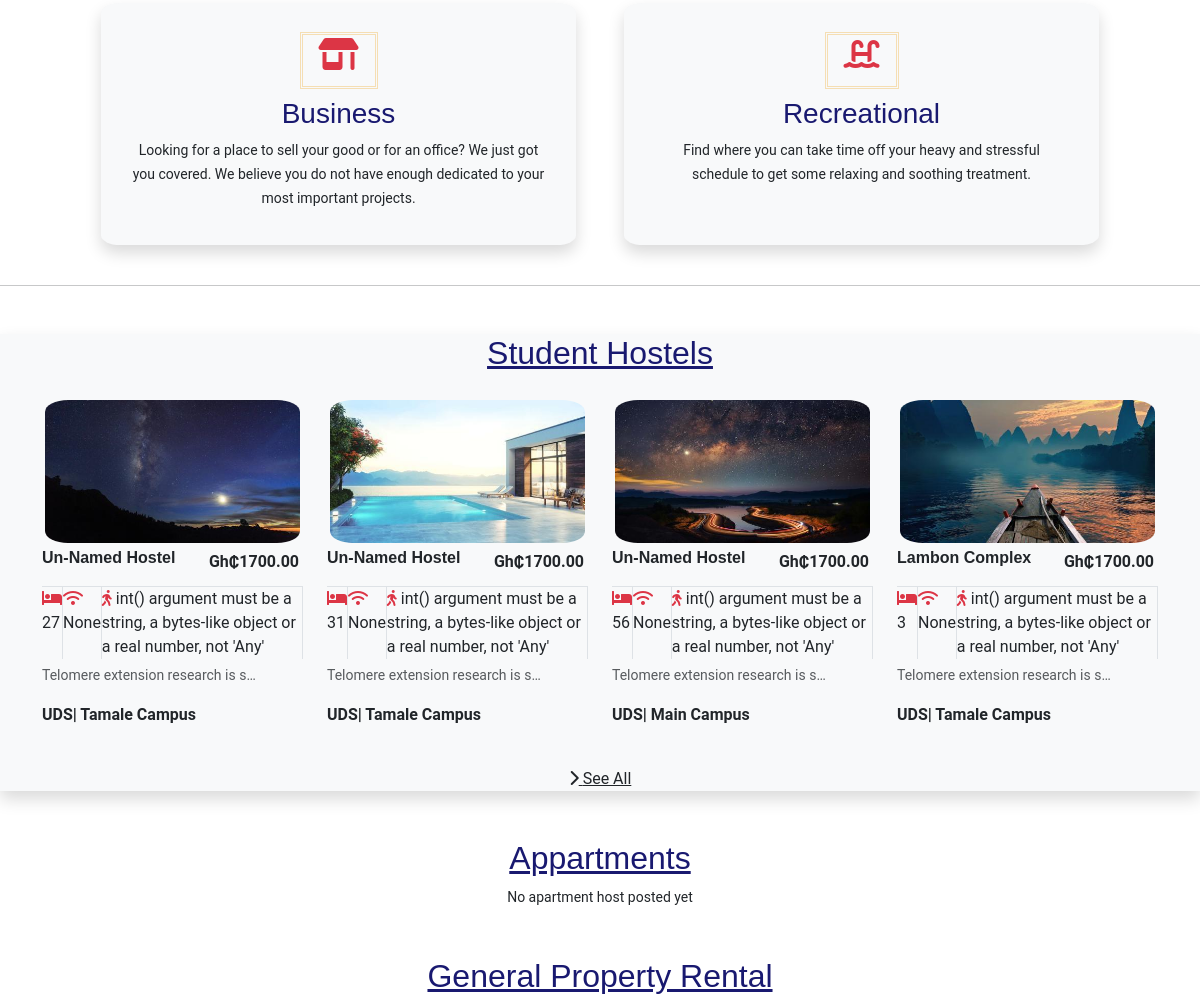
The app's page / (middle part), older data.
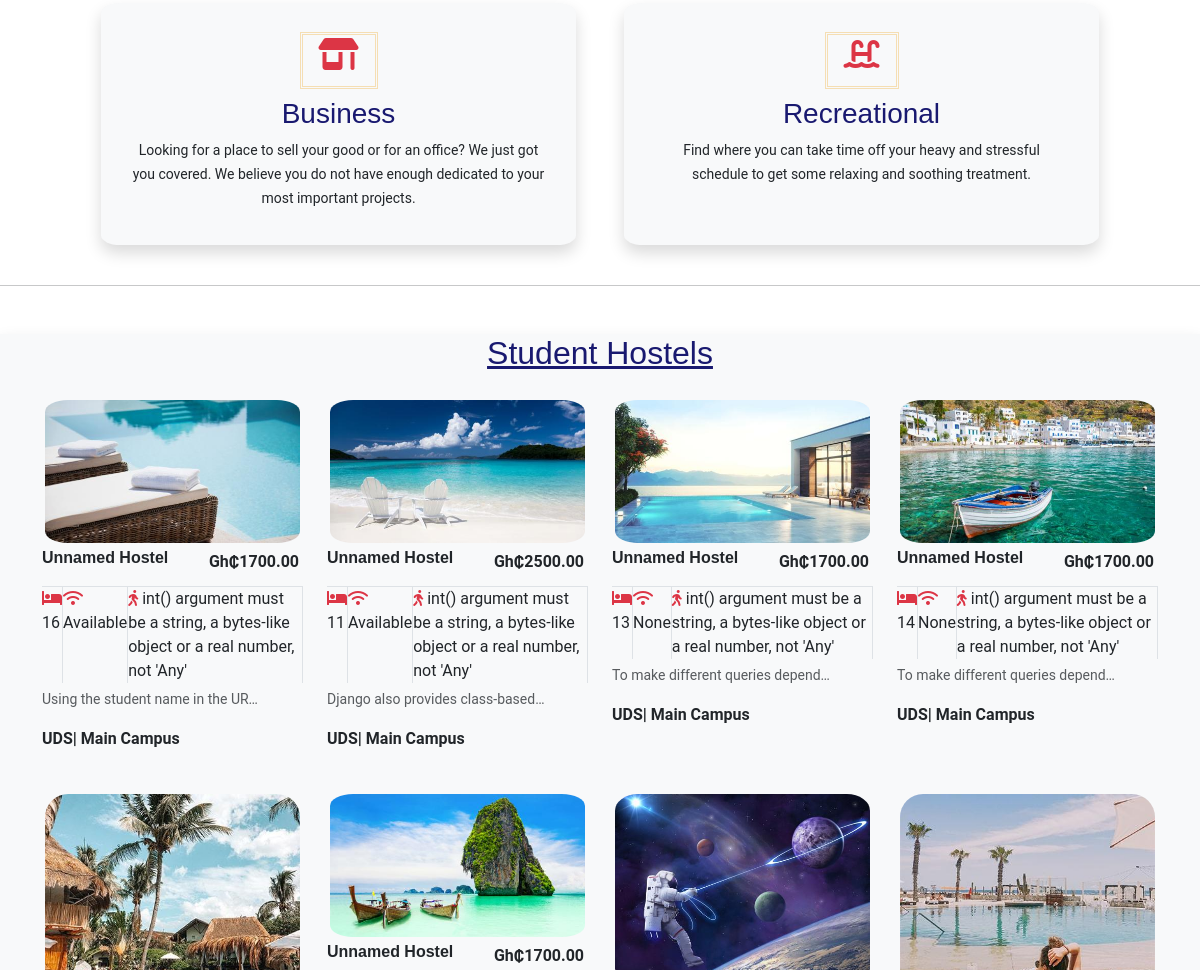
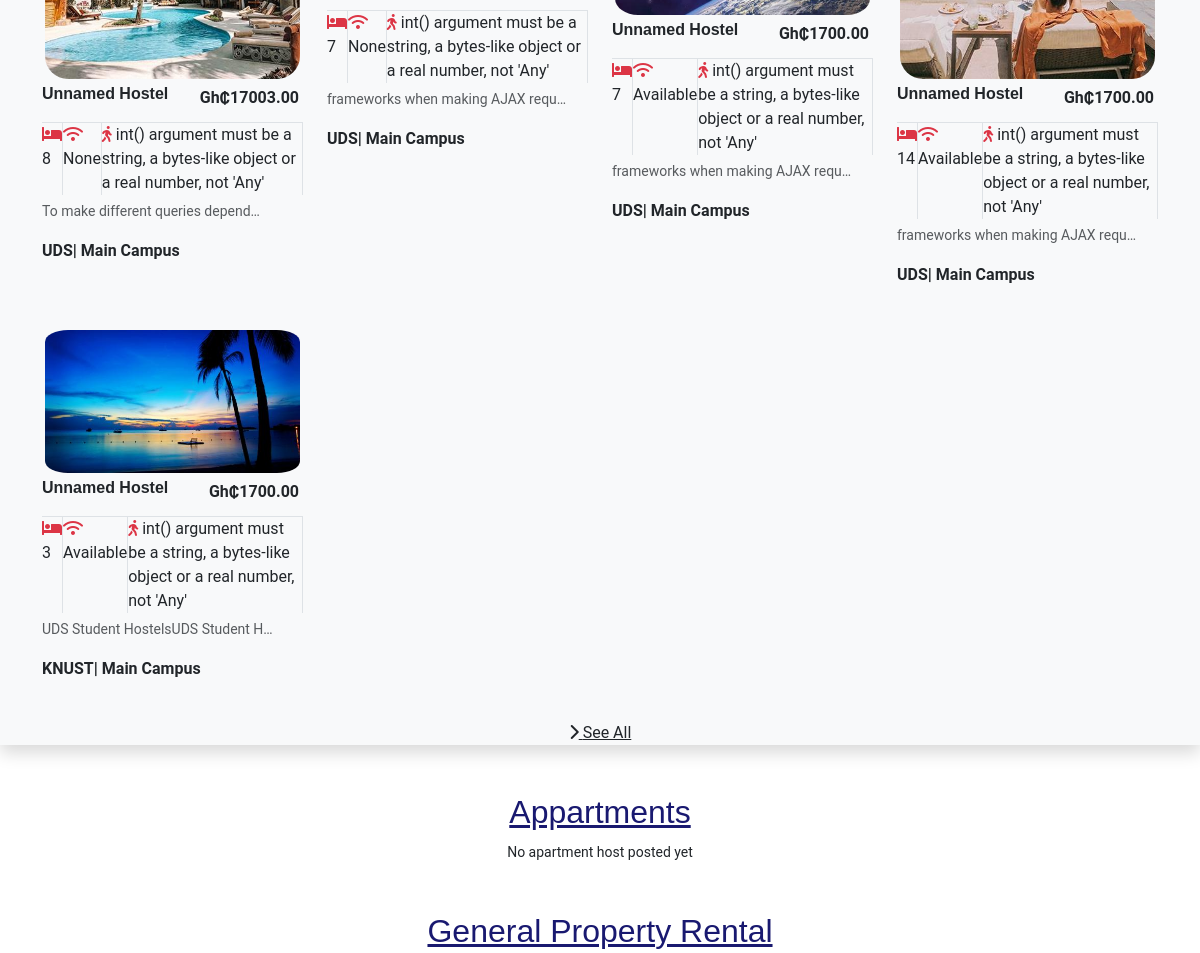
The same page, newer data (2 pictures, top to bottom).
### hostels/models.py (models this page shows, shortened)
class Hostel(models.Model):
    school = models.ForeignKey(School, on_delete=models.CASCADE)
    campus = models.CharField(max_length=100, default='Main Campus')
    hostel_name = models.CharField(max_length=50, default='unnamed hostel')
    contact = PhoneNumberField()
    image = models.ImageField(blank=True,
                              upload_to='static/images',
                              default=None)
    date_added = models.DateTimeField(default=timezone.now)
    no_of_rooms = models.PositiveIntegerField()
    hostel_coordinates = models.CharField(max_length=100)
    cost_per_room = models.DecimalField(max_digits=8, decimal_places=2)
    duration = models.PositiveIntegerField()
    wifi = models.CharField(max_length=20)
    details = RichTextUploadingField()
    '''
    trimming images to an appropriate size before saving to the database
    '''
    '''
    a method to get the cost of a romm
    '''
    def get_cost(self):
        return self.cost_per_room
    '''
    calculating the distance of the hostel to the campus
    '''
    def get_dist(self):
        try:
            time_to_walk = calc_distance(hostel_coordinates=self.hostel_coordinates, school_coordinates=self.school.school_coordinates)
        except Exception as e:
            return e
        return time_to_walk

class School(models.Model):
    name = models.CharField(max_length=100)
    city = models.CharField(max_length=100)
    region = models.CharField(max_length=100)
    school_coordinates = models.CharField(max_length=100)
    '''
    return the name of the school
    '''

### hostels/views.py (the view)
# urls.py: 2. Add a URL to urlpatterns:  path('', views.home, name='home')
def home(request):
    students_hostels = Hostel.objects.all()[0:12]
    return render(request, 'hostels/index.html', {'hostels':students_hostels})

### hostels/distance.py (called while the page is built)
def calc_distance(hostel_coordinates, school_coordinates):
	lat, longi = school_coordinates.split(',')
	'''
	converting str points to float
	'''
	lat = float(lat)
	longi = float(longi)
	host_lat, host_longi = hostel_coordinates.split(',')
	host_lat = float(host_lat)
	host_longi = float(host_longi)
	geod = Geodesic.WGS84
	res = geod.Inverse(lat, longi, host_lat, host_longi)
	'''
	assume an average person walks 80m in a minute
	'''
	dist = res['s12']
	average_walking_time = int(dist / 80)
	return f'{average_walking_time} mins'

### hostels/templates/hostels/index.html (shortened to what the changed rows need)
{% extends 'hostels/base.html' %}
{% load static %}
{% block content %}
<section class="mt-5 mb-3 bg-light shadow">
	<div class="container">
		<h2 class="text-capitalize text-decoration-underline text-center mb-4">student hostels</h2>
		<div class="row d-flex justify-content-between sm-margin">
			{% for hostel in hostels %}
			<div class="col-md-6 col-lg-3 mb-4" data-aos="fade-up">
				<a href="{% url 'hostel-detail' hostel.pk %}"><img src="{{hostel.image.url}}" alt="{{hostel.hostel_name}}" class="img-fluid round">
					<div class="d-flex justify-content-between">
						<p class="text-capitalize text-dark fw-bold title-font">{{hostel.hostel_name}}</p>
						<span class="p-1 text-dark fw-bolder">Gh₵{{hostel.get_cost}}</span>
					</div>
					<div class="d-flex justify-content-between border-top mb-1">
						<span class="border-end text-dark"><i class="fa-solid fa-bed text-danger"></i>
							{{hostel.no_of_rooms}}</span>
						<span class="border-end text-dark"><i class="fa-solid fa-wifi text-danger"></i>
							{{hostel.wifi}}</span>
						<span class="border-end text-dark"><i class="fa-solid fa-person-walking text-danger"></i>
							{{hostel.get_dist}}</span>
					</div>
					<small class="text-muted mt-1">{{hostel.details|safe|truncatechars:36}}</small>
					<p class="text-dark text-capitalize"><b>{{hostel.school.name}}| {{hostel.campus}}</b></p>
				</a>
			</div>
			{% empty %}
			<div class="text-center">
				<small>No hostel posted yet</small>
			</div>
			{% endfor %}
		</div>
	</div>
</section>
<section class="mt-5 mb-3">
	<div class="container">
		<h2 class="text-capitalize text-decoration-underline text-center">Appartments</h2>
	</div>
</section>
<section class="mt-5 mb-3">
	<div class="container">
		<h2 class="text-capitalize text-decoration-underline text-center">General Property Rental</h2>
	</div>
</section>
{% endblock %}

Row changes from the older to the newer data that the page shows:
removed Hostel: image (picture), hostel_name "Un-Named Hostel", get_cost "1700.00", no_of_rooms "31", wifi "None", get_dist "int() argument must be a string, a bytes-like object or a real number, not 'Any'", details "Telomere extension research is s…", school.name "UDS", campus "Tamale Campus"
removed Hostel: image (picture), hostel_name "Un-Named Hostel", get_cost "1700.00", no_of_rooms "56", wifi "None", get_dist "int() argument must be a string, a bytes-like object or a real number, not 'Any'", details "Telomere extension research is s…", school.name "UDS", campus "Main Campus"
removed Hostel: image (picture), hostel_name "Lambon Complex", get_cost "1700.00", no_of_rooms "3", wifi "None", get_dist "int() argument must be a string, a bytes-like object or a real number, not 'Any'", details "Telomere extension research is s…", school.name "UDS", campus "Tamale Campus"
added Hostel: image (picture), hostel_name "Unnamed Hostel", get_cost "1700.00", no_of_rooms "16", wifi "Available", get_dist "int() argument must be a string, a bytes-like object or a real number, not 'Any'", details "Using the student name in the UR…", school.name "UDS", campus "Main Campus"
added Hostel: image (picture), hostel_name "Unnamed Hostel", get_cost "2500.00", no_of_rooms "11", wifi "Available", get_dist "int() argument must be a string, a bytes-like object or a real number, not 'Any'", details "Django also provides class-based…", school.name "UDS", campus "Main Campus"
added Hostel: image (picture), hostel_name "Unnamed Hostel", get_cost "1700.00", no_of_rooms "13", wifi "None", get_dist "int() argument must be a string, a bytes-like object or a real number, not 'Any'", details "To make different queries depend…", school.name "UDS", campus "Main Campus"
added Hostel: image (picture), hostel_name "Unnamed Hostel", get_cost "1700.00", no_of_rooms "14", wifi "None", get_dist "int() argument must be a string, a bytes-like object or a real number, not 'Any'", details "To make different queries depend…", school.name "UDS", campus "Main Campus"
added Hostel: image (picture), hostel_name "Unnamed Hostel", get_cost "17003.00", no_of_rooms "8", wifi "None", get_dist "int() argument must be a string, a bytes-like object or a real number, not 'Any'", details "To make different queries depend…", school.name "UDS", campus "Main Campus"
added Hostel: image (picture), hostel_name "Unnamed Hostel", get_cost "1700.00", no_of_rooms "7", wifi "None", get_dist "int() argument must be a string, a bytes-like object or a real number, not 'Any'", details "frameworks when making AJAX requ…", school.name "UDS", campus "Main Campus"
added Hostel: image (picture), hostel_name "Unnamed Hostel", get_cost "1700.00", no_of_rooms "7", wifi "Available", get_dist "int() argument must be a string, a bytes-like object or a real number, not 'Any'", details "frameworks when making AJAX requ…", school.name "UDS", campus "Main Campus"
added Hostel: image (picture), hostel_name "Unnamed Hostel", get_cost "1700.00", no_of_rooms "14", wifi "Available", get_dist "int() argument must be a string, a bytes-like object or a real number, not 'Any'", details "frameworks when making AJAX requ…", school.name "UDS", campus "Main Campus"
changed Hostel: image: a different picture; hostel_name "Un-Named Hostel" → "Unnamed Hostel"; no_of_rooms "27" → "3"; wifi "None" → "Available"; details "Telomere extension research is s…" → "UDS Student HostelsUDS Student H…"; school.name "UDS" → "KNUST"; campus "Tamale Campus" → "Main Campus"
